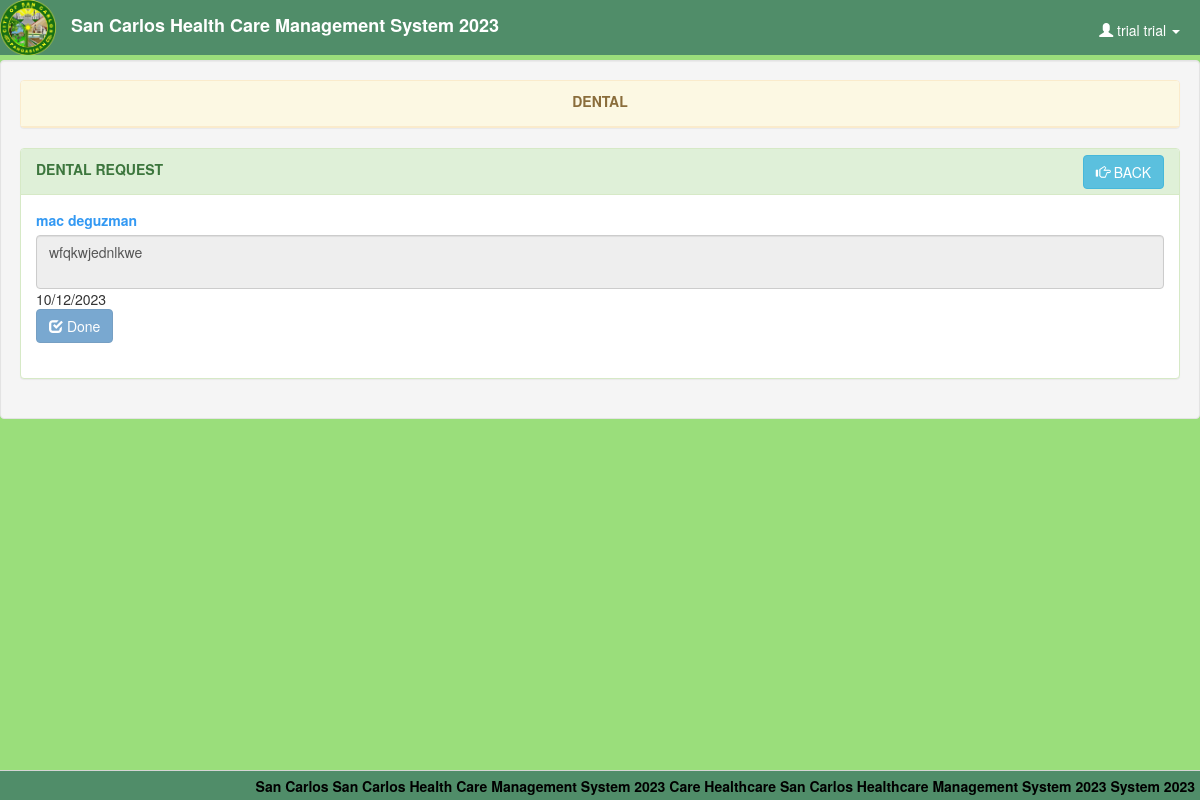
/dental_pending.php (signed in), run on an earlier commit of the app's database.
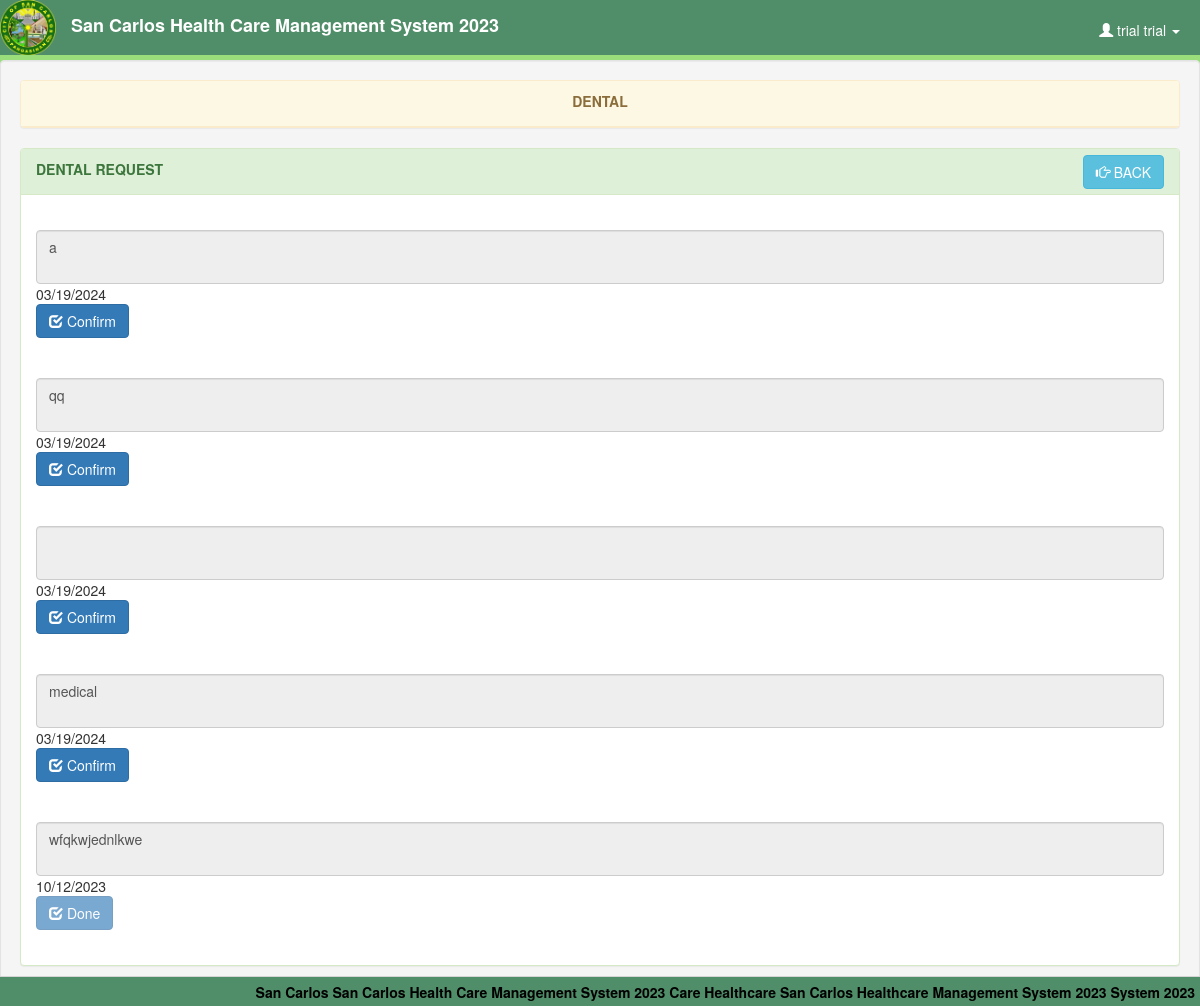
And on a later commit of the database.
### tables this page shows
CREATE TABLE `user` (
  `user_id` int(11) NOT NULL,
  `username` varchar(20) NOT NULL,
  `password` varchar(12) NOT NULL,
  `firstname` varchar(20) NOT NULL,
  `middlename` varchar(20) NOT NULL,
  `lastname` varchar(20) NOT NULL,
  `section` varchar(20) NOT NULL
);

CREATE TABLE `itr` (
  `itr_no` varchar(4) NOT NULL,
  `family_no` varchar(6) NOT NULL,
  `phil_health_no` varchar(11) NOT NULL,
  `firstname` varchar(20) NOT NULL,
  `middlename` varchar(20) NOT NULL,
  `lastname` varchar(20) NOT NULL,
  `birthdate` varchar(20) NOT NULL,
  `age` int(3) NOT NULL,
  `address` varchar(30) NOT NULL,
  `civil_status` varchar(10) NOT NULL,
  `gender` varchar(10) NOT NULL,
  `BP` varchar(10) NOT NULL,
  `TEMP` varchar(10) NOT NULL,
  `PR` varchar(10) NOT NULL,
  `RR` varchar(10) NOT NULL,
  `WT` varchar(10) NOT NULL,
  `HT` varchar(10) NOT NULL
);

CREATE TABLE `complaints` (
  `com_id` int(50) NOT NULL,
  `date` varchar(20) NOT NULL,
  `complaints` varchar(255) NOT NULL,
  `remark` varchar(255) NOT NULL,
  `itr_no` varchar(50) NOT NULL,
  `section` varchar(20) NOT NULL,
  `status` varchar(10) NOT NULL
);

### dental_pending.php (the view, shortened to what this page needs)
<!DOCTYPE html>
<?php
	$conn = new mysqli("localhost", "root", "", "hcpms") or die(mysqli_error());
	$query = $conn->query("SELECT * FROM `user` WHERE `user_id` = '$_SESSION[user_id]'") or die(mysqli_error());
	$fetch = $query->fetch_array();
?>
<html lang = "en">
	<head>
		<link rel = "stylesheet" type = "text/css" href = "css/bootstrap.css" />
		<link rel = "stylesheet" type = "text/css" href = "css/jquery.dataTables.css" />
		<link rel = "stylesheet" type = "text/css" href = "css/customize.css" />
	</head>
	<body>
	<div class = "navbar navbar-default navbar-fixed-top">
		<img src = "images/hc.png" style = "float:left;" height = "55px" /><label class = "navbar-brand">San Carlos Health Care Management System 2023</label>
		<ul class = "nav navbar-right">
				<li class = "dropdown">
					<a class = "user dropdown-toggle" data-toggle = "dropdown" href = "#">
						<span class = "glyphicon glyphicon-user"></span>
						<?php echo $fetch['firstname']." ".$fetch['lastname'] ?>
						<b class = "caret"></b>
					</a>
				</li>
			</ul>
	</div>
	<br />
	<br />
	<br />
	<div class = "well">
		<div class = "panel panel-warning">
			<div class = "panel-heading">
				<center><label>DENTAL</label></center>
			</div>
		</div>
		<div class = "panel panel-success">
			<div class = "panel-heading">
				<label>DENTAL REQUEST</label>
				<a style = "float:right; margin-top:-4px;" href = "view_dental.php?itr_no=<?php echo $_GET['itr_no']?>" class = "btn btn-info"><span class = "glyphicon glyphicon-hand-right"></span> BACK</a>
			</div>
			<div class = "panel-body">
			<?php
				$id = $_GET['itr_no'];
				$q1 = $conn->query("SELECT * FROM `itr` WHERE `itr_no` = '$id'") or die(mysqli_error());
				$f1 = $q1->fetch_array();
				$q = $conn->query("SELECT * FROM `complaints` WHERE `section` = 'Dental' && `itr_no` = '$id' ORDER BY `status` DESC") or die(mysqli_error());
				while($f = $q->fetch_array()){
					if($f['status'] == 'Pending'){
						echo "<label style = 'color:#3399f3;'>".$f1['firstname']." ".$f1['lastname']."</label>"."<textarea  style = 'resize:none;' disabled = 'disabled' class = 'form-control'>".$f['remark']."</textarea>".$f['date']."<br /><a class = 'btn btn-primary' href = 'dental_not.php?itr_no=".$id."&comp_id=".$f['com_id']."'><span class = 'glyphicon glyphicon-check'></span> Confirm</a><br /><br />";
					}else{
						echo "<label style = 'color:#3399f3;'>".$f1['firstname']." ".$f1['lastname']."</label>"."<textarea  style = 'resize:none;' disabled = 'disabled' class = 'form-control'>".$f['remark']."</textarea>".$f['date']."<br /><a class = 'btn btn-primary' disabled = 'disabled'><span class = 'glyphicon glyphicon-check'></span> Done</a><br /><br />";
					}
				}
			?>
		</div>
	</div>
	<div id = "footer">
		<label class = "footer-title">San Carlos San Carlos Health Care Management System 2023 Care Healthcare San Carlos Healthcare Management System 2023 System 2023</label>
	</div>
	</body>
</html>

### css/customize.css (style rules this page uses)
html, body { height:100%; }
#footer { height:30px; width:100%; background-color: #508D69; background-repeat: no-repeat; filter: none; border: 1px solid #D5D5D5; position: fixed; right: 0; left: 0; z-index: 1030; bottom: 0; border-width: 1px 0 0; }
.user { color:#fff; margin-top:10px; margin-right:20px; }
.footer-title { margin-top:5px; color: #000; margin-right:5px; float:right; font-family:Helvetica Neue; }

### dental_pending.php (style rules this page uses)
body { background-color: #9ADE7B; }
.navbar-default { background-color: #508D69; border-color: #9ADE7B; }
.navbar-default .navbar-brand { color: #ffffff; }

What changed in the data, as far as the page shows it:
removed itr: firstname "mac", lastname "deguzman"
added complaints: remark "a", date "03/19/2024"
added complaints: remark "qq", date "03/19/2024"
added complaints: date "03/19/2024"
added complaints: remark "medical", date "03/19/2024"
